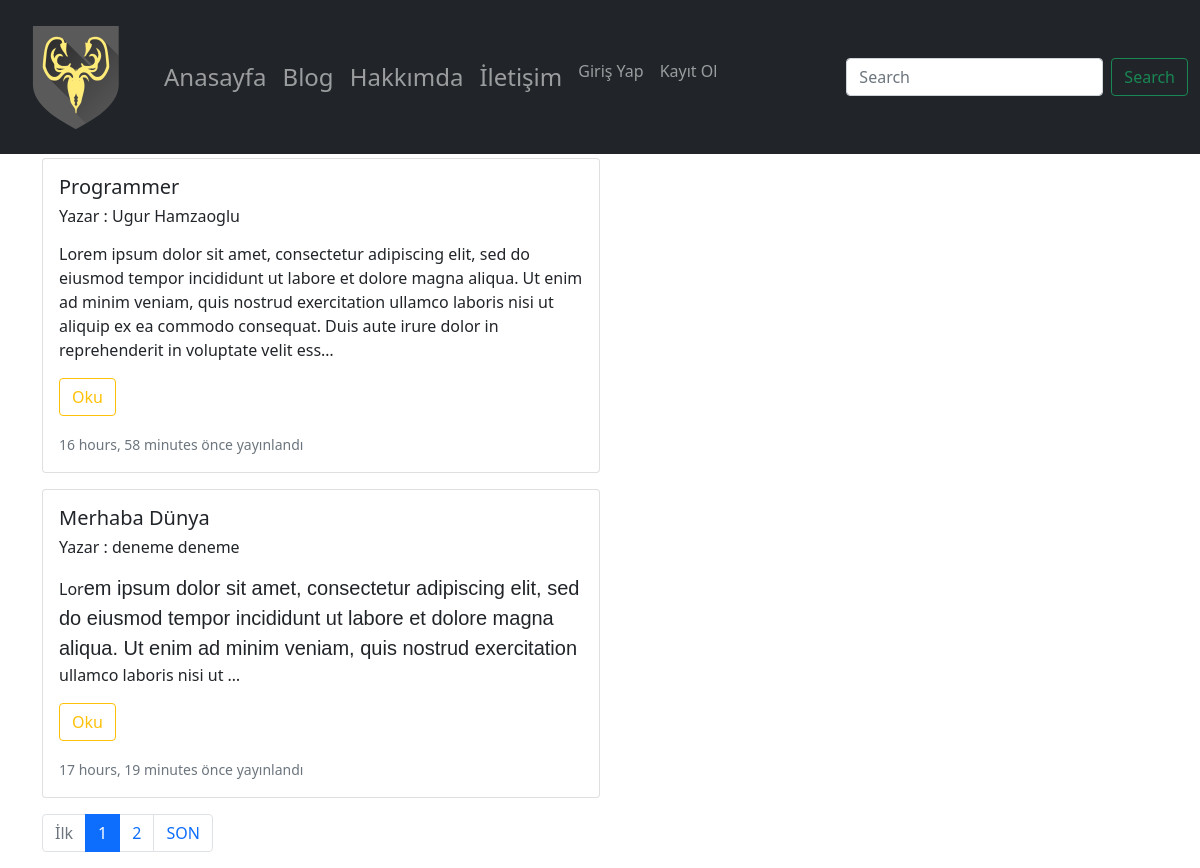
The page /post/index/ on the database its author committed.
### post/models.py (models this page shows, shortened)
class Post(models.Model):
        user = models.ForeignKey("auth.User", verbose_name='Yazar',on_delete=models.CASCADE,related_name='posts')
        title = models.CharField(max_length = 120, verbose_name = "Baslık")
        content = RichTextField(verbose_name="İçerik")
        publishing_date = models.DateTimeField(verbose_name="Oluşturulma Tarihi", auto_now_add= True)
        image = models.ImageField(blank = True, null= True)
        slug = models.SlugField(max_length = 130,unique =True, editable=False)
        def get_absolute_url(self):
                return reverse('post_detail', kwargs={'slug':self.slug} )
        class Meta:
                ordering=['-publishing_date','id']

### post/views.py (the view)
# urls.py: path('index/', post_index, name="post_index"),
def post_index(request):
    post_list = Post.objects.all()
    query = request.GET.get('q')
    if query:
        post_list = post_list.filter(
            Q(title__icontains=query) |
            Q(content__icontains=query) |
            Q(user__first_name__icontains=query) |
            Q(user__last_name__icontains=query)).distinct() #distinct() ile aynı kayıtlar 1 den fazla olmasın
    paginator = Paginator(post_list, 2)  # Show 5 contacts per page.
    page_number = request.GET.get('page')
    posts = paginator.get_page(page_number)
    return render(request,"post/index.html", {'posts' : posts})

### templates/post/index.html (shortened to what this page needs)
{% extends 'base.html' %}
{% load static %}
{% block body %}
<div class="container">
    {% for post in posts %}
        <div class="row row-cols-2  g-0 mb-3">
              <div class="col">
                <div class="card">
                  <div class="card-body">
                    <h5 class="card-title">{{ post.title }}</h5>
                    <h6>Yazar : {{ post.user.get_full_name }}</h6>
                    <p class="card-text">{{ post.content | safe | linebreaks | truncatechars:300 }}
                        </p>
                      <p>
                        <a href="{{ post.get_absolute_url }}" class="btn btn-outline-warning">Oku </a>
                      </p>
                      <small class="text-muted">{{ post.publishing_date | timesince }} önce yayınlandı</small>
                  </div>
                </div>
          </div>
     </div>
    {% endfor %}
<nav aria-label="Page navigation example">
  <ul class="pagination justify-content-left">
    {% if posts.has_previous %}
        <a class="page-link" href="?page=1">&laquo; İlk </a>
      <li class="page-item ">
        <a class="page-link" href="?page={{posts.previous_page_number}} {% if request.GET.q %}&q={{ request.GET.q }} {% endif %}" tabindex="-1" aria-disabled="true">{{ posts.previous_page_number }}</a>
      </li>
    {% else %}
      <li class="page-item disabled">
        <a class="page-link" href="#" tabindex="-1" aria-disabled="true"> İlk </a>
      </li>
    {% endif %}
    <li class="page-item active "><a class="page-link" href="#">{{posts.number}}</a></li>
    {% if posts.has_next %}
      <li class="page-item">
        <a class="page-link" href="?page={{posts.next_page_number}} {% if request.GET.q %}&q={{ request.GET.q }} {% endif %}"> {{ posts.next_page_number }}  </a>
      </li>
      <li class="page-item">
        <a class="page-link" href="?page={{posts.paginator.num_pages }}">SON</a>
      </li>
    {%endif%}
  </ul>
</nav>
</div>
{% endblock %}

### rows shown on the page
Post: title "Programmer", user.get_full_name "Ugur Hamzaoglu", content "Lorem ipsum dolor sit amet, consectetur adipiscing elit, sed do eiusmod tempor incididunt ut labore et dolore magna aliqua. Ut enim ad minim veniam, quis nostrud exercitation ullamco laboris nisi ut aliquip ex ea commodo consequat. Duis aute irure dolor in reprehenderit in voluptate velit ess…", publishing_date "16 hours, 58 minutes"
Post: title "Merhaba Dünya", user.get_full_name "deneme deneme", content "Lor em ipsum dolor sit amet, consectetur adipiscing elit, sed do eiusmod tempor incididunt ut labore et dolore magna aliqua. Ut enim ad minim veniam, quis nostrud exercitation ullamco laboris nisi ut …", publishing_date "17 hours, 19 minutes"

### other values the page prints
{{ posts.number }} "1"
{{ posts.next_page_number }} "2"
